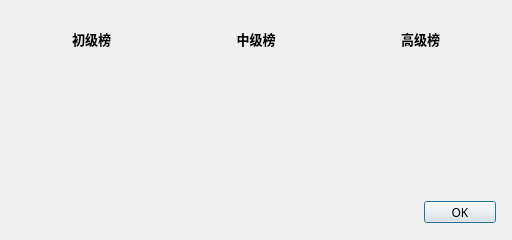
<?xml version="1.0" encoding="UTF-8"?>
<ui version="4.0">
 <class>RecordDialog</class>
 <widget class="QDialog" name="RecordDialog">
  <property name="geometry">
   <rect>
    <x>0</x>
    <y>0</y>
    <width>512</width>
    <height>240</height>
   </rect>
  </property>
  <property name="minimumSize">
   <size>
    <width>512</width>
    <height>240</height>
   </size>
  </property>
  <property name="maximumSize">
   <size>
    <width>512</width>
    <height>240</height>
   </size>
  </property>
  <property name="font">
   <font>
    <family>微软雅黑</family>
   </font>
  </property>
  <property name="windowTitle">
   <string>排行榜 Mine Sweeper</string>
  </property>
  <widget class="QPushButton" name="pCloseButton">
   <property name="geometry">
    <rect>
     <x>424</x>
     <y>201</y>
     <width>72</width>
     <height>22</height>
    </rect>
   </property>
   <property name="font">
    <font>
     <family>微软雅黑</family>
    </font>
   </property>
   <property name="text">
    <string>OK</string>
   </property>
  </widget>
  <widget class="QWidget" name="pRecordWidget" native="true">
   <property name="geometry">
    <rect>
     <x>12</x>
     <y>21</y>
     <width>488</width>
     <height>161</height>
    </rect>
   </property>
   <layout class="QGridLayout" name="gridLayout">
    <item row="1" column="2">
     <widget class="QLabel" name="pRecord31">
      <property name="text">
       <string/>
      </property>
      <property name="alignment">
       <set>Qt::AlignmentFlag::AlignCenter</set>
      </property>
     </widget>
    </item>
    <item row="2" column="1">
     <widget class="QLabel" name="pRecord22">
      <property name="text">
       <string/>
      </property>
      <property name="alignment">
       <set>Qt::AlignmentFlag::AlignCenter</set>
      </property>
     </widget>
    </item>
    <item row="0" column="1">
     <widget class="QLabel" name="pHeader2">
      <property name="font">
       <font>
        <family>微软雅黑</family>
        <pointsize>10</pointsize>
        <bold>true</bold>
       </font>
      </property>
      <property name="text">
       <string>中级榜</string>
      </property>
      <property name="alignment">
       <set>Qt::AlignmentFlag::AlignCenter</set>
      </property>
     </widget>
    </item>
    <item row="1" column="0">
     <widget class="QLabel" name="pRecord11">
      <property name="text">
       <string/>
      </property>
      <property name="alignment">
       <set>Qt::AlignmentFlag::AlignCenter</set>
      </property>
     </widget>
    </item>
    <item row="2" column="2">
     <widget class="QLabel" name="pRecord32">
      <property name="text">
       <string/>
      </property>
      <property name="alignment">
       <set>Qt::AlignmentFlag::AlignCenter</set>
      </property>
     </widget>
    </item>
    <item row="0" column="0">
     <widget class="QLabel" name="pHeader1">
      <property name="font">
       <font>
        <family>微软雅黑</family>
        <pointsize>10</pointsize>
        <bold>true</bold>
       </font>
      </property>
      <property name="text">
       <string>初级榜</string>
      </property>
      <property name="alignment">
       <set>Qt::AlignmentFlag::AlignCenter</set>
      </property>
     </widget>
    </item>
    <item row="0" column="2">
     <widget class="QLabel" name="pHeader3">
      <property name="font">
       <font>
        <family>微软雅黑</family>
        <pointsize>10</pointsize>
        <bold>true</bold>
       </font>
      </property>
      <property name="text">
       <string>高级榜</string>
      </property>
      <property name="alignment">
       <set>Qt::AlignmentFlag::AlignCenter</set>
      </property>
     </widget>
    </item>
    <item row="2" column="0">
     <widget class="QLabel" name="pRecord12">
      <property name="text">
       <string/>
      </property>
      <property name="alignment">
       <set>Qt::AlignmentFlag::AlignCenter</set>
      </property>
     </widget>
    </item>
    <item row="1" column="1">
     <widget class="QLabel" name="pRecord21">
      <property name="text">
       <string/>
      </property>
      <property name="alignment">
       <set>Qt::AlignmentFlag::AlignCenter</set>
      </property>
     </widget>
    </item>
    <item row="3" column="0">
     <widget class="QLabel" name="pRecord13">
      <property name="text">
       <string/>
      </property>
      <property name="alignment">
       <set>Qt::AlignmentFlag::AlignCenter</set>
      </property>
     </widget>
    </item>
    <item row="3" column="1">
     <widget class="QLabel" name="pRecord23">
      <property name="text">
       <string/>
      </property>
      <property name="alignment">
       <set>Qt::AlignmentFlag::AlignCenter</set>
      </property>
     </widget>
    </item>
    <item row="3" column="2">
     <widget class="QLabel" name="pRecord33">
      <property name="text">
       <string/>
      </property>
      <property name="alignment">
       <set>Qt::AlignmentFlag::AlignCenter</set>
      </property>
     </widget>
    </item>
   </layout>
  </widget>
 </widget>
 <resources/>
 <connections>
  <connection>
   <sender>pCloseButton</sender>
   <signal>clicked()</signal>
   <receiver>RecordDialog</receiver>
   <slot>close()</slot>
   <hints>
    <hint type="sourcelabel">
     <x>574</x>
     <y>265</y>
    </hint>
    <hint type="destinationlabel">
     <x>319</x>
     <y>149</y>
    </hint>
   </hints>
  </connection>
 </connections>
</ui>
